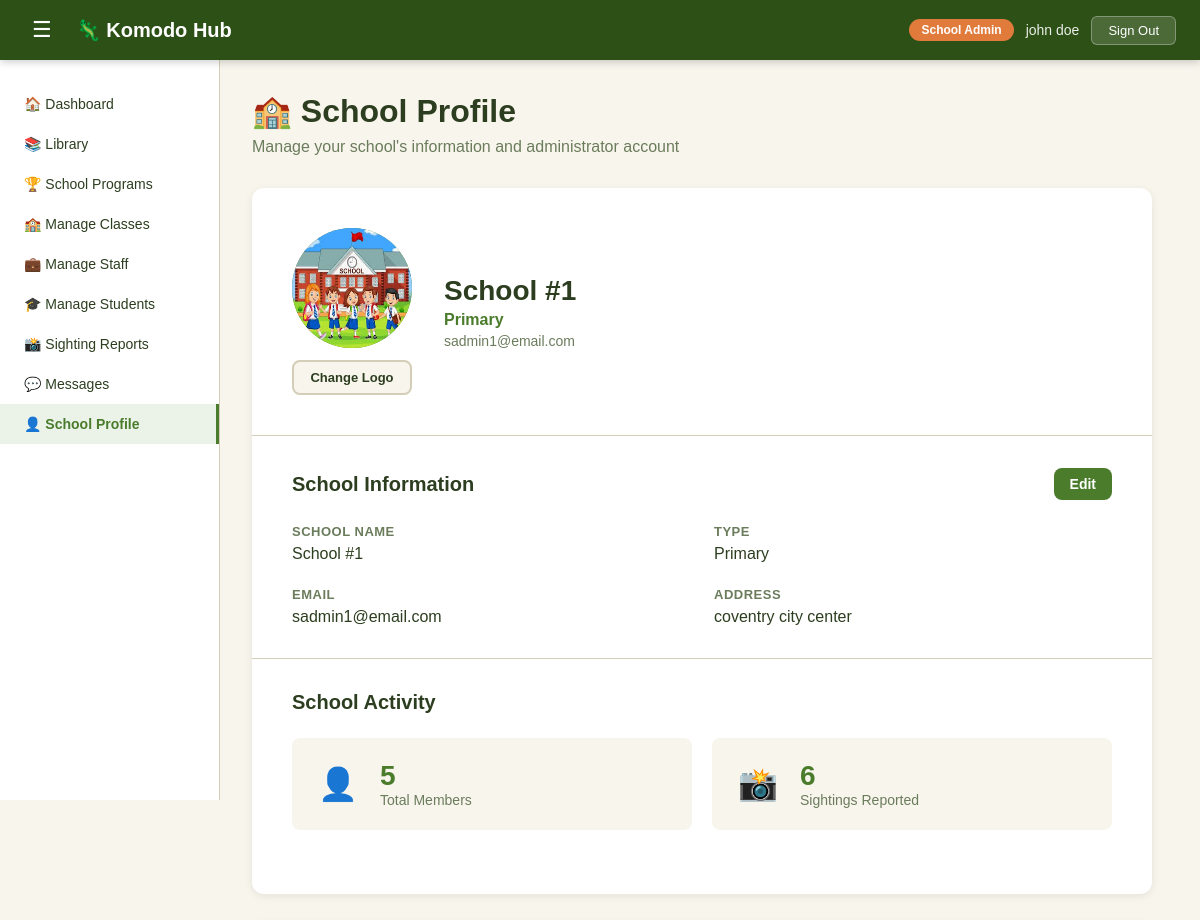
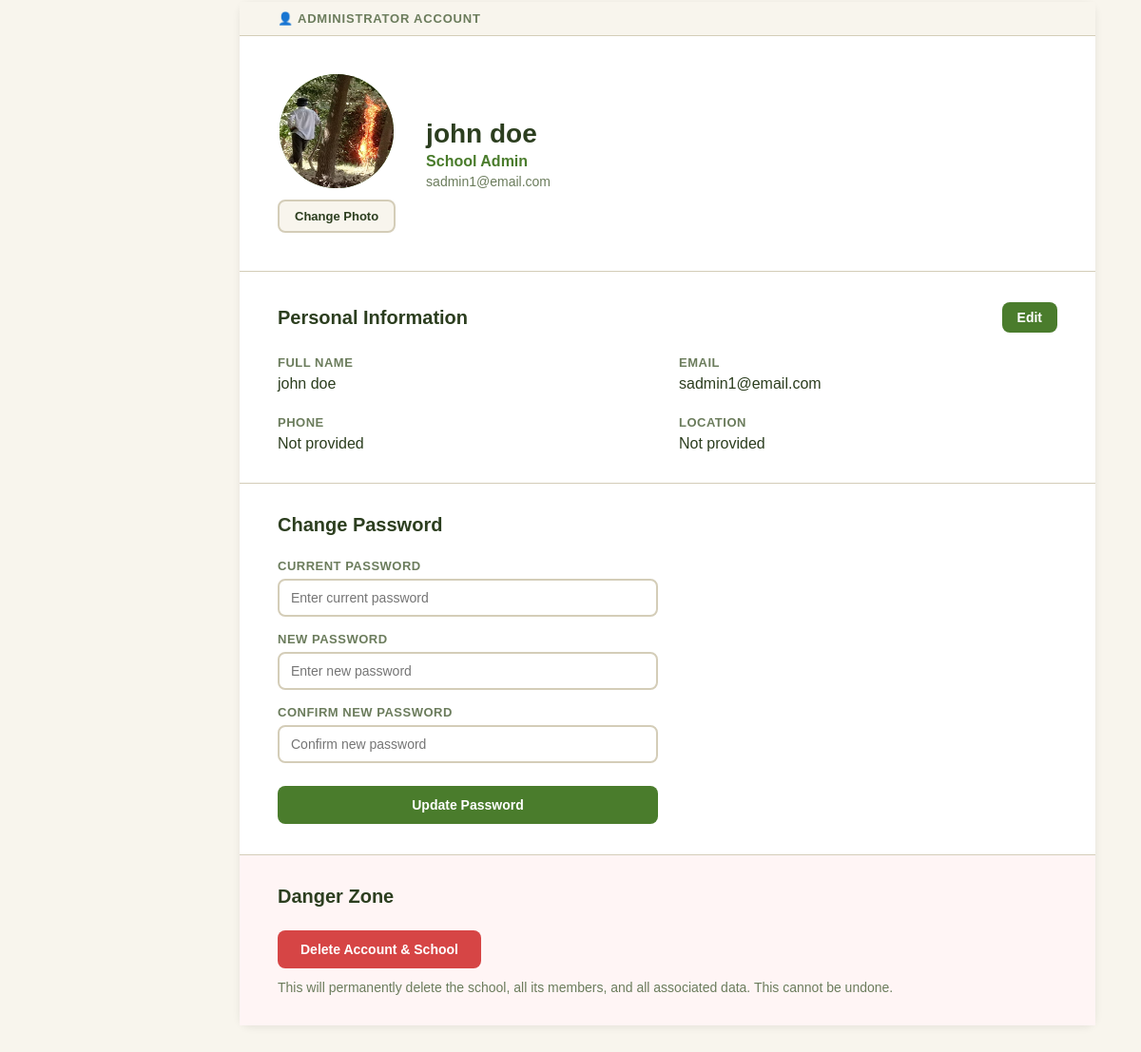
/my-profile (signed in), run on the app's committed database (2 pictures, top to bottom).
### tables this page shows
CREATE TABLE user(
    user_id INTEGER PRIMARY KEY AUTOINCREMENT,
    fullname TEXT NOT NULL,
    email TEXT NOT NULL,
    role TEXT,
    password TEXT NOT NULL,
    organization_id INTEGER, avatar TEXT, phone TEXT, location TEXT, created_at TIMESTAMP DEFAULT '2025-01-01', status TEXT DEFAULT 'active', points INTEGER DEFAULT 0,
    FOREIGN KEY (organization_id) REFERENCES organization(organization_id)
);

CREATE TABLE "organization" (
	"organization_id"	INTEGER,
	"name"	TEXT NOT NULL,
	"category"	TEXT NOT NULL CHECK("category" IN ('school', 'community')),
	"type"	TEXT,
	"email"	VARCHAR(50) NOT NULL,
	"address"	TEXT,
	"avatar"	TEXT,
	PRIMARY KEY("organization_id" AUTOINCREMENT)
);

### app.py (the view)
@app.route('/my-profile')
def get_my_profile():
    if 'user_id' not in session:
        return redirect(url_for('login_get'))
    user = db.fetch_one('SELECT * FROM user WHERE user_id = ?', (session['user_id'],))
    org = None
    member_count = 0
    org_sightings_count = 0
    if user['organization_id']:
        org = db.fetch_one(
            'SELECT * FROM organization WHERE organization_id = ?',
            (user['organization_id'],)
        )
        if user['role'] in ['school-admin', 'community-admin'] and org:
            mc = db.fetch_one(
                'SELECT COUNT(*) as count FROM user WHERE organization_id = ? AND user_id != ?',
                (user['organization_id'], session['user_id'])
            )
            member_count = mc['count'] if mc else 0
            sc = db.fetch_one(
                '''SELECT COUNT(*) as count FROM sighting s
                   JOIN user u ON s.user_id = u.user_id
                   WHERE u.organization_id = ?''',
                (user['organization_id'],)
            )
            org_sightings_count = sc['count'] if sc else 0
    sightings_count = db.fetch_one(
        'SELECT COUNT(*) as count FROM sighting WHERE user_id = ?',
        (session['user_id'],)
    )
    return render_template(
        'shared/my-profile.html',
        user=user, org=org,
        sightings_count=sightings_count['count'],
        member_count=member_count,
        org_sightings_count=org_sightings_count
    )

### database.py (called while the page is built)
def fetch_one(sql, params=()):
    with sqlite3.connect('Komodo_DB.db') as con:
        con.row_factory = sqlite3.Row
        cur = con.cursor()
        cur.execute(sql, params)
        row = cur.fetchone()
        return row

### templates/shared/my-profile.html (shortened to what this page needs)
<!DOCTYPE html>
<html lang="en">
<head>
    <link rel="stylesheet" href="{{ url_for('static', filename='css/style.css') }}">
    <link rel="stylesheet" href="{{ url_for('static', filename='css/dashboard.css') }}">
    <link rel="stylesheet" href="{{ url_for('static', filename='css/tabs/my-profile.css') }}">
</head>
<body class="dashboard-body">
    {% include 'shared/navbar.html' %}
    <div class="dash-layout">
        {% include 'shared/sidebar.html' %}
        <main class="dash-main">
            {% if user['role'] in ['school-admin', 'community-admin'] %}
            <div class="page-header">
                <h1>
                    {% if user['role'] == 'school-admin' %}&#127979; School Profile
                    {% else %}&#129309; Community Profile
                    {% endif %}
                </h1>
                <p>Manage your
                    {% if user['role'] == 'school-admin' %}school's{% else %}community's{% endif %}
                    information and administrator account
                </p>
            </div>
            <div class="profile-container">
                <div class="profile-card" style="margin-bottom: 28px;">
                    <div class="profile-header">
                        <div class="profile-avatar-section">
                            {% if org and org['avatar'] %}
                                <img src="{{ url_for('static', filename=org['avatar']) }}"
                                     class="profile-avatar-large" id="org-avatar-img" alt="Org Avatar">
                            {% else %}
                                <div class="profile-avatar-large org-avatar-placeholder" id="org-avatar-img">
                                    {% if user['role'] == 'school-admin' %}&#127979;{% else %}&#129309;{% endif %}
                                </div>
                            {% endif %}
                            <button class="btn-change-avatar"
                                    onclick="document.getElementById('org-avatar-input').click()">
                                Change Logo
                            </button>
                        </div>
                        <div class="profile-header-info">
                            <h2 id="org-display-name">{{ org['name'] if org else 'Your Organization' }}</h2>
                            <p class="profile-role-text">
                                {% if user['role'] == 'school-admin' %}
                                    {{ org['type'].replace('-', ' ').title() if org and org['type'] else 'School' }}
                                {% else %}
                                    {{ org['type'].replace('-', ' ').title() if org and org['type'] else 'Community' }}
                                {% endif %}
                            </p>
                            <p class="profile-email-text">{{ org['email'] if org else '' }}</p>
                        </div>
                    </div>
                    <div class="profile-section">
                        <div class="section-header">
                            <h3>
                                {% if user['role'] == 'school-admin' %}School{% else %}Community{% endif %}
                                Information
                            </h3>
                            <button class="btn-edit" id="org-edit-btn" onclick="toggleOrgEdit()">Edit</button>
                        </div>
                        <div class="info-grid" id="org-info">
                            <div class="info-item">
                                <label>
                                    {% if user['role'] == 'school-admin' %}School Name{% else %}Community Name{% endif %}
                                </label>
                                <p id="org-disp-name">{{ org['name'] if org else '—' }}</p>
                            </div>
                            <div class="info-item">
                                <label>Type</label>
                                <p id="org-disp-type">
                                    {{ org['type'].replace('-',' ').title() if org and org['type'] else '—' }}
                                </p>
                            </div>
                            <div class="info-item">
                                <label>Email</label>
                                <p id="org-disp-email">{{ org['email'] if org else '—' }}</p>
                            </div>
                            <div class="info-item">
                                <label>Address</label>
                                <p id="org-disp-address">{{ org['address'] if org and org['address'] else '—' }}</p>
                            </div>
                        </div>
                    </div>
                    <div class="profile-section">
                        <div class="section-header">
                            <h3>
                                {% if user['role'] == 'school-admin' %}School{% else %}Community{% endif %}
                                Activity
                            </h3>
                        </div>
                        <div class="stats-grid">
                            <div class="stat-item">
                                <div class="stat-icon">&#128100;</div>
                                <div class="stat-info">
                                    <div class="stat-number">{{ member_count }}</div>
                                    <div class="stat-label">
                                        {% if user['role'] == 'school-admin' %}Total Members{% else %}Total Members{% endif %}
                                    </div>
                                </div>
                            </div>
                            <div class="stat-item">
                                <div class="stat-icon">&#128248;</div>
                                <div class="stat-info">
                                    <div class="stat-number">{{ org_sightings_count }}</div>
                                    <div class="stat-label">Sightings Reported</div>
                                </div>
                            </div>
                        </div>
                    </div>
                </div>
                <div class="profile-card">
                    <div class="admin-card-label">
                        <span>&#128100; Administrator Account</span>
                    </div>
                    <div class="profile-header">
                        <div class="profile-avatar-section">
                            {% if user['avatar'] %}
                                <img src="{{ url_for('static', filename=user['avatar']) }}"
                                     class="profile-avatar-large" id="profile-avatar-img" alt="Avatar">
                            {% else %}
                                <div class="profile-avatar-large" id="profile-avatar-img">&#128100;</div>
                            {% endif %}
                            <button class="btn-change-avatar"
                                    onclick="document.getElementById('avatar-input').click()">
                                Change Photo
                            </button>
                        </div>
                        <div class="profile-header-info">
                            <h2 id="profile-name">{{ user['fullname'] }}</h2>
                            <p class="profile-role-text">
                                {{ user['role'].replace('-', ' ').title() }}
                            </p>
                            <p class="profile-email-text">{{ user['email'] }}</p>
                        </div>
                    </div>
                    <div class="profile-section">
                        <div class="section-header">
                            <h3>Personal Information</h3>
                            <button class="btn-edit" onclick="toggleEdit('personal')">Edit</button>
                        </div>
                        <div class="info-grid" id="personal-info">
                            <div class="info-item">
                                <label>Full Name</label>
                                <p id="display-name">{{ user['fullname'] }}</p>
                            </div>
                            <div class="info-item">
                                <label>Email</label>
                                <p id="display-email">{{ user['email'] }}</p>
                            </div>
                            <div class="info-item">
                                <label>Phone</label>
                                <p id="display-phone">{{ user['phone'] or 'Not provided' }}</p>
                            </div>
                            <div class="info-item">
                                <label>Location</label>
                                <p id="display-location">{{ user['location'] or 'Not provided' }}</p>
                            </div>
                        </div>
                    </div>
                    <div class="profile-section">
                        <div class="section-header">
                            <h3>Change Password</h3>
                        </div>
                        <div class="password-form">
                            <div class="info-item">
                                <label>Current Password</label>
                                <input type="password" id="current-password"
                                       placeholder="Enter current password">
                            </div>
                            <div class="info-item">
                                <label>New Password</label>
                                <input type="password" id="new-password"
                                       placeholder="Enter new password">
                            </div>
                            <div class="info-item">
                                <label>Confirm New Password</label>
                                <input type="password" id="confirm-password"
                                       placeholder="Confirm new password">
                            </div>
                            <button class="btn-change-password" onclick="changePassword()">
                                Update Password
                            </button>
                        </div>
                    </div>
                    <div class="profile-section danger-zone">
                        <div class="section-header">
                            <h3>Danger Zone</h3>
                        </div>
                        <div class="danger-actions">
                            <button class="btn-delete-account" onclick="deleteAccount()">
                                Delete Account &amp;
                                {% if user['role'] == 'school-admin' %}School{% else %}Community{% endif %}
                            </button>
                            <p class="danger-warning">
                                This will permanently delete the
                                {% if user['role'] == 'school-admin' %}school{% else %}community{% endif %},
                                all its members, and all associated data. This cannot be undone.
                            </p>
                        </div>
                    </div>
                </div>
            </div>
            {% endif %}
        </main>
    </div>
</body>
</html>

### templates/shared/navbar.html
    <nav class="dash-nav">
        <div class="dash-nav-left">
            <button class="sidebar-toggle" onclick="toggleSidebar()">&#9776;</button>
            <a href="/dashboard/{{ user['role'] }}" class="dash-logo">&#129422; Komodo Hub</a>
        </div>
        <div class="dash-nav-right">
            <span class="nav-role-badge">{{ user['role'].replace('-', ' ').title() }}</span>
            <span class="nav-username">{{ user['fullname'] }}</span>
            <button class="btn-signout" onclick="signOut()">Sign Out</button>
        </div>
    </nav>

### static/css/style.css (style rules this page uses)
* { margin: 0; padding: 0; box-sizing: border-box; }
:root { --primary-green: #2D5016; --secondary-green: #4A7C2C; --accent-orange: #E17B3C; --light-bg: #F8F5ED; --white: #FFFFFF; --text-dark: #2C3E1F; --text-muted: #6B7C5C; --border-color: #D4CDB8; }
body { font-family: Arial, sans-serif; background-color: var(--light-bg); min-height: 100vh; display: flex; align-items: center; justify-content: center; padding: 20px; }

### static/css/dashboard.css (style rules this page uses)
.dashboard-body { display: block; padding: 0; background-color: var(--light-bg); min-height: 100vh; }
.dash-nav { background-color: var(--primary-green); color: var(--white); padding: 0 24px; height: 60px; display: flex; align-items: center; justify-content: space-between; position: sticky; top: 0; z-index: 100; box-shadow: 0 2px 8px rgba(0,0,0,0.2); }
.dash-nav-left { display: flex; align-items: center; gap: 16px; }
.dash-logo { color: var(--white); text-decoration: none; font-size: 20px; font-weight: bold; }
.sidebar-toggle { background: none; border: none; color: var(--white); font-size: 22px; cursor: pointer; padding: 4px 8px; border-radius: 4px; }
.dash-nav-right { display: flex; align-items: center; gap: 12px; }
.nav-role-badge { background-color: var(--accent-orange); color: var(--white); padding: 4px 12px; border-radius: 20px; font-size: 12px; font-weight: bold; }
.nav-username { font-size: 14px; color: rgba(255,255,255,0.9); }
.btn-signout { background-color: rgba(255,255,255,0.15); color: var(--white); border: 1px solid rgba(255,255,255,0.3); padding: 6px 16px; border-radius: 6px; font-size: 13px; cursor: pointer; }
.dash-layout { display: flex; min-height: calc(100vh - 60px); }
.dash-main { flex: 1; padding: 32px; overflow-y: auto; }
.stats-grid { display: grid; grid-template-columns: repeat(auto-fit, minmax(200px, 1fr)); gap: 20px; margin-bottom: 32px; }
.stat-icon { width: 52px; height: 52px; border-radius: 12px; display: flex; align-items: center; justify-content: center; font-size: 26px; flex-shrink: 0; }
.stat-number { font-size: 28px; font-weight: bold; color: var(--text-dark); }
.stat-label { font-size: 13px; color: var(--text-muted); }

### data on the page
user: role.replace "School Admin", fullname "john doe", avatar (picture), email "sadmin1@email.com"
organization: avatar (picture), name "School #1", type.replace "Primary", email "sadmin1@email.com", address "coventry city center"

### other printed values
{{ member_count }} "5"
{{ org_sightings_count }} "6"
{{ user['phone'] or 'Not provided' }} "Not provided"
{{ user['location'] or 'Not provided' }} "Not provided"
